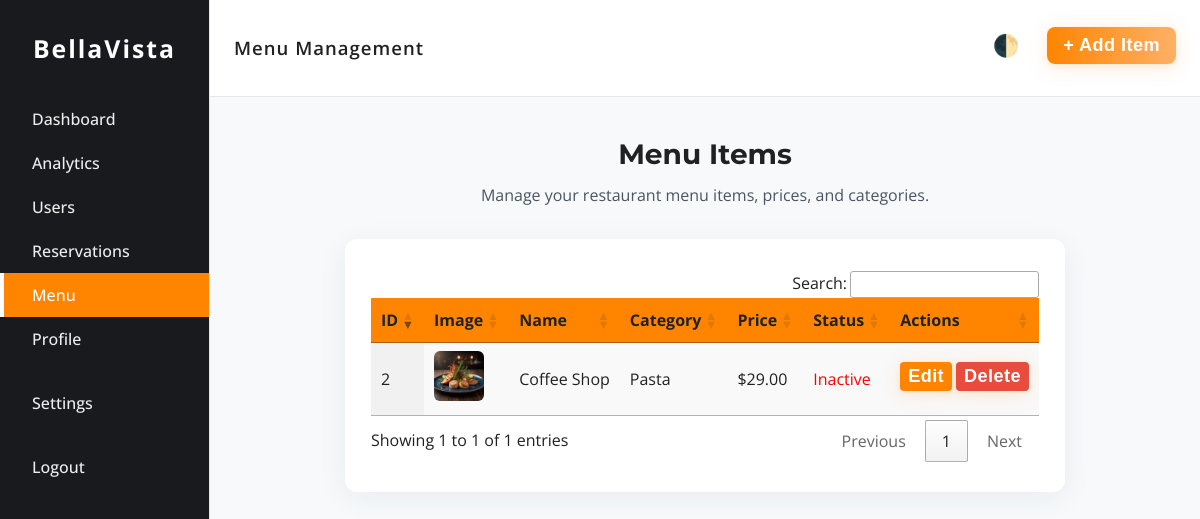
Page /admin/menu.php (signed in) on the committed database.
### tables this page shows
CREATE TABLE `menu_items` (
  `id` int(11) NOT NULL,
  `name` varchar(150) NOT NULL,
  `description` text DEFAULT NULL,
  `price` decimal(10,2) NOT NULL,
  `category` enum('starters','pasta','mains','desserts') NOT NULL,
  `image` varchar(255) DEFAULT NULL,
  `pairing` varchar(150) DEFAULT NULL,
  `diet_tags` varchar(50) DEFAULT NULL,
  `is_active` tinyint(1) DEFAULT 1,
  `display_order` int(11) DEFAULT 0,
  `created_at` timestamp NOT NULL DEFAULT current_timestamp(),
  `updated_at` timestamp NOT NULL DEFAULT current_timestamp() ON UPDATE current_timestamp()
);

### admin/menu.php (the view, shortened to what this page needs)
<?php
require_once '../db_connect.php';
?>
<!DOCTYPE html>
<html>
<head>
    <link rel="stylesheet" href="assets/admin.css">
    <link rel="stylesheet" href="../assets/styles.css">
    <link rel="stylesheet" href="https://cdn.datatables.net/1.13.4/css/jquery.dataTables.min.css">
</head>
<body>
<div class="admin-shell">
  <aside class="admin-sidebar">
    <h1>BellaVista</h1>
    <nav>
      <a href="index.php">Dashboard</a>
      <a href="analytics.php">Analytics</a>
      <a href="users.php">Users</a>
      <a href="reservations.php">Reservations</a>
      <a href="menu.php">Menu</a>
      <a href="profile.php">Profile</a>
      <a class="bottom-link" href="settings.php">Settings</a>
      <a class="bottom-link" href="logout.php">Logout</a>
    </nav>
  </aside>
  <main class="admin-main">
    <div class="admin-topbar">
      <div class="topbar-title">Menu Management</div>
      <div class="topbar-actions">
        <button class="topbar-btn js-toggle-theme" title="Toggle dark mode">🌓</button>
        <button onclick="openAddModal()" style="background: linear-gradient(90deg,#ff8500 0,#ffb066 100%); color: #fff; border: none; padding: 8px 16px; border-radius: 8px; cursor: pointer; font-weight: 600;">+ Add Item</button>
      </div>
    </div>
    <div class="page-container">
      <div class="featured-header">
        <h2>Menu Items</h2>
        <p>Manage your restaurant menu items, prices, and categories.</p>
      </div>
      <div class="card">
        <div style="overflow-x: auto;">
          <table id="menuTable" class="display" style="width:100%">
            <thead>
              <tr><th>ID</th><th>Image</th><th>Name</th><th>Category</th><th>Price</th><th>Status</th><th>Actions</th></tr>
            </thead>
            <tbody>
              <?php
              $result = $conn->query("SELECT id, name, category, price, image, is_active FROM menu_items ORDER BY category, display_order, name");
              if ($result) {
                while ($row = $result->fetch_assoc()) {
                  echo '<tr>';
                  echo '<td>' . htmlspecialchars($row['id']) . '</td>';
                  echo '<td>';
                  if (!empty($row['image'])) {
                    echo '<img src="../' . htmlspecialchars($row['image']) . '" alt="' . htmlspecialchars($row['name']) . '" style="width:50px;height:50px;object-fit:cover;border-radius:6px;">';
                  } else {
                    echo '<span style="color:#999;">No image</span>';
                  }
                  echo '</td>';
                  echo '<td>' . htmlspecialchars($row['name']) . '</td>';
                  echo '<td>' . ucfirst(htmlspecialchars($row['category'])) . '</td>';
                  echo '<td>$' . number_format($row['price'], 2) . '</td>';
                  echo '<td>' . ($row['is_active'] ? '<span style="color:green;">Active</span>' : '<span style="color:red;">Inactive</span>') . '</td>';
                  echo '<td>';
                  echo '<button class="edit-menu-btn" data-id="' . $row['id'] . '" style="padding:4px 8px;margin-right:4px;background:#ff8500;color:#fff;border:none;border-radius:4px;cursor:pointer;">Edit</button>';
                  echo '<button class="delete-menu-btn" data-id="' . $row['id'] . '" style="padding:4px 8px;background:#e84c3d;color:#fff;border:none;border-radius:4px;cursor:pointer;">Delete</button>';
                  echo '</td>';
                  echo '</tr>';
                }
              }
              ?>
            </tbody>
          </table>
        </div>
      </div>
    </div>
  </main>
</div>
</body>
</html>

### admin/assets/admin.css (style rules this page uses)
body { margin: 0; background: var(--bg, #f7f9fb); color: var(--fg, #1a2533); font-family: 'Segoe UI', 'Roboto', 'Arial', sans-serif; transition: background 0.2s, color 0.2s; }
:root { --sidebar: #181a1e; --sidebar-dark: #23272f; --sidebar-accent: #ff8500; --bg: #f7f9fb; --fg: #181a1e; --widget: #fff; --topbar: #fff; --card-shadow: 0 6px 30px #1e293b10; --border: #ececec; --link: #ff8500; --link-hover: #e37400; }
.admin-shell { display: flex; min-height: 100vh; }
.admin-sidebar { background: var(--sidebar); color: #fff; min-width: 210px; max-width: 230px; padding: 30px 0 15px 0; display: flex; flex-direction: column; border-right: 1.5px solid var(--border); position: relative; }
.admin-sidebar h1 { font-size: 1.55em; text-align: center; margin: 0 0 30px 0; letter-spacing: 2px; font-weight: 700; }
.admin-sidebar nav { flex: 1 1 0; }
.admin-sidebar a { display: block; padding: 10px 35px 10px 28px; color: inherit; opacity: 0.92; font-weight: 500; border-left: 4px solid transparent; text-decoration: none; transition: background 0.18s, opacity 0.18s, border 0.18s; }
.admin-sidebar a.active, .admin-sidebar a:hover { background: var(--sidebar-accent); opacity: 1; border-left: 4px solid #fff; color: #fff; }
.admin-sidebar .bottom-link { margin-top: 20px; }
.admin-main { flex: 1 1 0; display: flex; flex-direction: column; background: var(--bg); }
.admin-topbar { background: var(--topbar); padding: 18px 24px; display: flex; align-items: center; justify-content: space-between; border-bottom: 1.5px solid var(--border); }
.topbar-title { font-size: 1.16em; font-weight: 600; letter-spacing: 1px; }
.topbar-actions { display: flex; gap: 12px; align-items: center; }
.topbar-btn { background: none; border: none; color: var(--link); font-size: 1.4em; padding: 0 8px; cursor: pointer; border-radius: 6px; transition: background 0.15s; }
.page-container { max-width: 1250px; margin: 0 auto; padding: 36px 26px 40px 26px; }
.card { background: var(--widget); border-radius: 12px; box-shadow: var(--card-shadow); padding: 32px 26px 30px 26px; margin-bottom: 34px; }
button, .primary-btn { background: linear-gradient(90deg, #ff8500 0, #ffae39 50%, #ff8500 100%); color: #fff; border: none; border-radius: 28px; font-size: 1.13em; font-weight: 700; padding: 13px 32px; margin-top: 4px; margin-bottom: 8px; box-shadow: 0 3px 21px #ff850026, 0 2px 6px #ff850018; cursor: pointer; letter-spacing: 0.025em; transition: background 0.22s, box-shadow 0.18s, transform 0.16s; outline: none; display: inline-block; }
.topbar-btn { border-radius: 50%; padding: 0.5em 0.7em; font-size: 1.35em; background: none; box-shadow: none; transition: background 0.14s, transform 0.14s; }
th { background: #ff8500; }
a, a:visited { color: var(--link); }

### assets/styles.css (style rules this page uses)
:root { --red: #d32f2f; --green: #2f7a3a; --orange: #f57c00; --gray: #4b5563; --gray-bg: #f9fafb; --dark: #212121; --border: #e5e7eb; --light: #ffffff; --muted: #9ca3af; --shadow: 0 10px 15px rgba(0,0,0,0.08), 0 4px 6px rgba(0,0,0,0.05); --logo-size: 48px; --transition: 0.18s all cubic-bezier(.4,0,.2,1); }
* { box-sizing: border-box; margin: 0; padding: 0; }
html { scroll-behavior: smooth; }
body { font-family: 'Open Sans', Arial, sans-serif; background: var(--light); color: var(--dark); line-height: 1.5; font-size: 16px; }
.featured-header { text-align: center; margin-bottom: 32px; }
.featured-header h2 { font-family: 'Montserrat', sans-serif; font-size: 28px; font-weight: 700; }
.featured-header p { color: var(--gray); font-size: 16px; margin-top: 8px; }

### rows in the picture
menu_items: id "2", image (picture), name "Coffee Shop", category "Pasta", price "29.00", is_active "Inactive"
